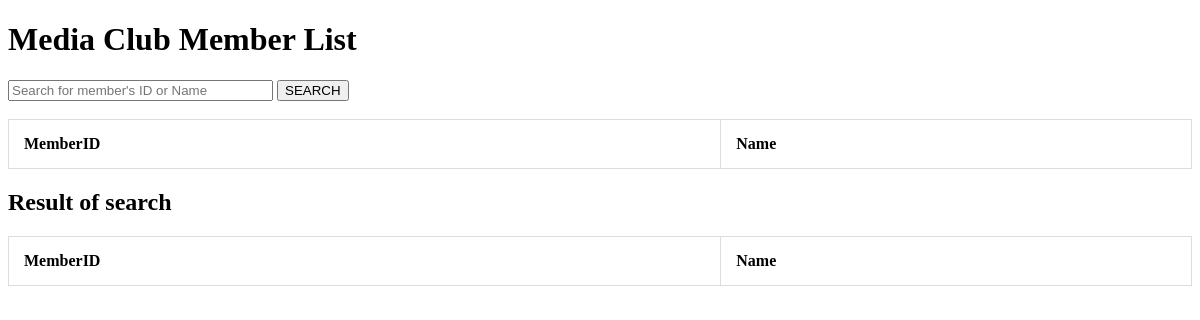
The app's page /sdp_assignment/media2.php, older data.
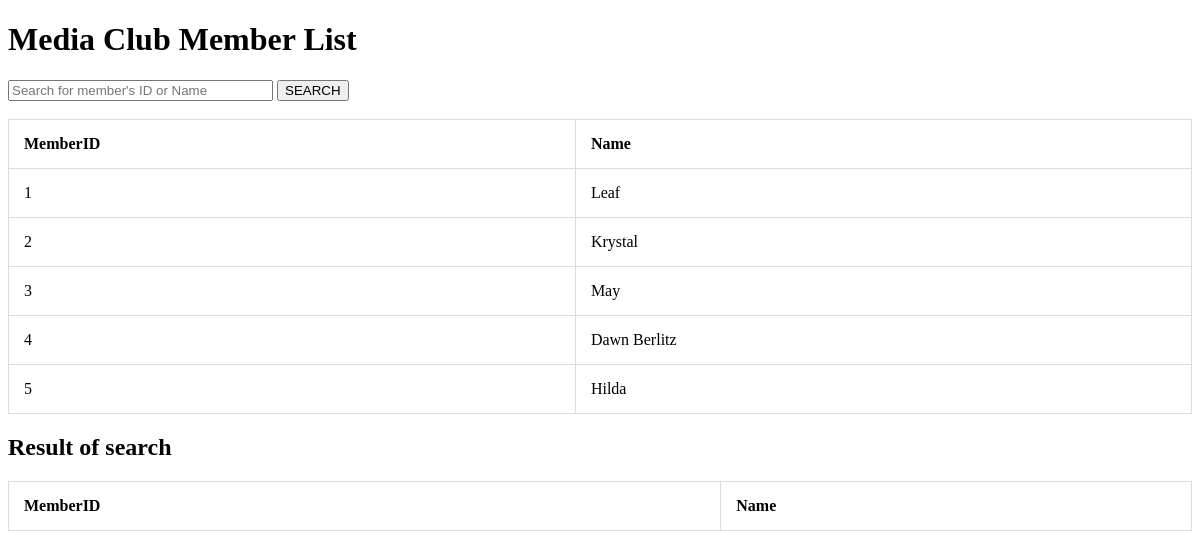
The same page, newer data.
### tables this page shows
CREATE TABLE IF NOT EXISTS `mediamemberlist` (
  `MemberID` int NOT NULL AUTO_INCREMENT,
  `MemberName` varchar(255) NOT NULL,
  PRIMARY KEY (`MemberID`)
);

### sdp_assignment/media2.php (the view, shortened to what this page needs)
<?php
include("conn.php");
?>
<!DOCTYPE html>
<html>
<head>
    <h1>Media Club Member List</h1>
</head>
<body>
<form method = "post">
<input type="text" name="mediamember" placeholder="Search for member's ID or Name" size= "30" required/>
<input type ="submit" name="searchname" value="SEARCH"/><br><br>
</form>
<table>
    <tr>
        <th>MemberID</th>
        <th>Name</th>
    </tr>
    <?php
    $sql = "SELECT * FROM mediamemberlist";
    $result = $con->query($sql);
    while($data = $result->fetch_assoc()){
        echo ("<tr>");
        echo ("<td>" . $data['MemberID'] . "</td>");
        echo ("<td>" . $data['MemberName'] . "</td>");
        echo ("</tr>");}
    ?>
</table>
<h2>Result of search</h2>
<table>
    <tr>
        <th>MemberID</th>
        <th>Name</th>
    </tr>
    </table>
</body>
</html>

Row changes from the older to the newer data that the page shows:
added mediamemberlist: MemberID "1", MemberName "Leaf"
added mediamemberlist: MemberID "2", MemberName "Krystal"
added mediamemberlist: MemberID "3", MemberName "May"
added mediamemberlist: MemberID "4", MemberName "Dawn Berlitz"
added mediamemberlist: MemberID "5", MemberName "Hilda"
